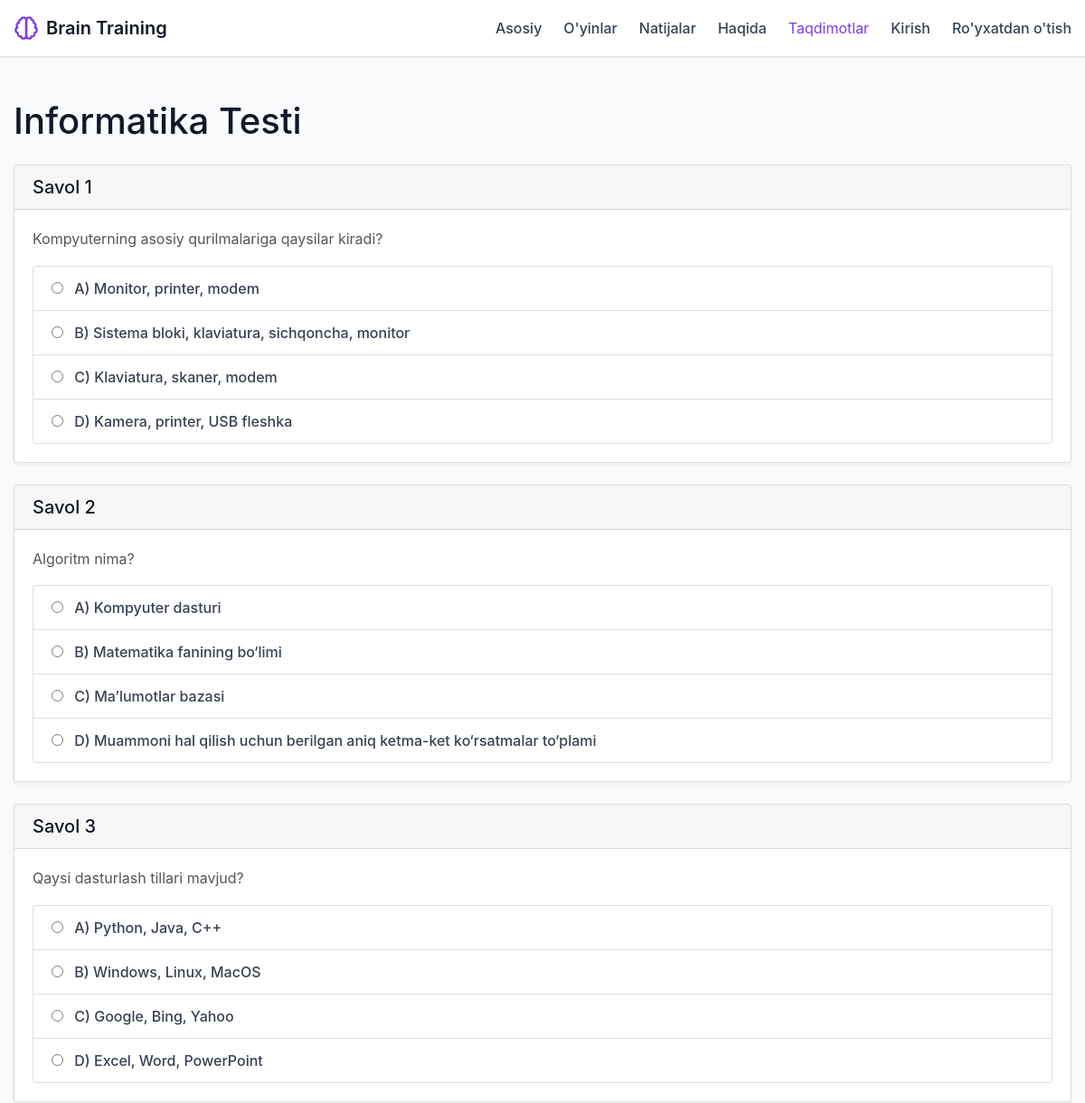
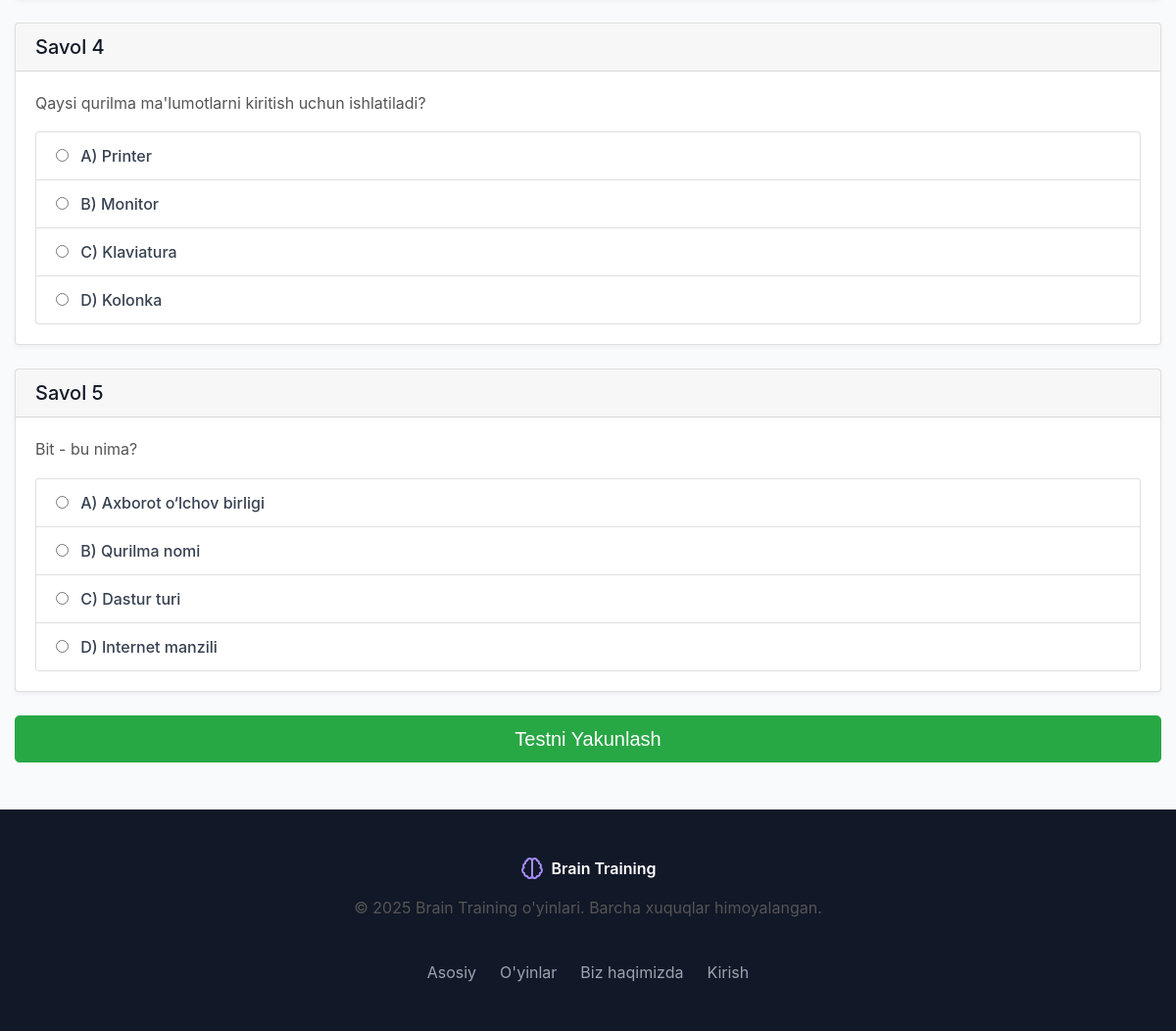
Page /test/1/ on the committed database (2 pictures, top to bottom).
### brainapp/models.py (models this page shows, shortened)
class TestInformation(models.Model):
    tes_direction = models.CharField(max_length=200, verbose_name="Test yo'nalishi")
    class Meta:
        verbose_name = "Test ma'lumoti"
        verbose_name_plural = "Test ma'lumotlari"

class Questions(models.Model):
    CHOICES = [
        ('--', '--'),
        ('A', 'A'),
        ('B', 'B'),
        ('C', 'C'),
        ('D', 'D')
    ]
    test = models.ForeignKey(to=TestInformation, on_delete=models.SET_NULL, null=True, verbose_name="Test")
    question = models.TextField(verbose_name="Savol")
    answer_A = models.CharField(max_length=255, verbose_name="A Javob")
    answer_B = models.CharField(max_length=255, verbose_name="B Javob")
    answer_C = models.CharField(max_length=255, verbose_name="C Javob")
    answer_D = models.CharField(max_length=255, verbose_name="D Javob")
    correct = models.CharField(max_length=2, choices=CHOICES, default="--", verbose_name="To'g'ri javob")
    image = models.ImageField(upload_to="photos/", verbose_name="Rasm", null=True, blank=True)
    img = models.BooleanField(verbose_name="Rasm mavjudmi", default=False)
    class Meta:
        verbose_name = "Test savollari"
        verbose_name_plural = verbose_name

### brainapp/views.py (the view, shortened to what this page needs)
# urls.py: path('test/<int:test_id>/', views.test_detail, name='test_detail'),
def test_detail(request, test_id):
    test = get_object_or_404(TestInformation, id=test_id)
    questions = Questions.objects.filter(test=test)
    return render(request, 'test_detail.html', {
        'test': test,
        'questions': questions
    })

### templates/test_detail.html (shortened to what this page needs)
{% extends 'base.html' %}
{% block content %}
<div class="container py-5">
    <h1 class="mb-4">{{ test.tes_direction }} Testi</h1>
    <form method="post" enctype="multipart/form-data">
        {% for question in questions %}
        <div class="card mb-4">
            <div class="card-header">
                <h5>Savol {{ forloop.counter }}</h5>
            </div>
            <div class="card-body">
                <p>{{ question.question }}</p>
                <div class="list-group">
                    <label class="list-group-item">
                        <input class="form-check-input me-2" type="radio"
                               name="question_{{ question.id }}" value="A" required>
                        A) {{ question.answer_A }}
                    </label>
                    <label class="list-group-item">
                        <input class="form-check-input me-2" type="radio"
                               name="question_{{ question.id }}" value="B">
                        B) {{ question.answer_B }}
                    </label>
                    <label class="list-group-item">
                        <input class="form-check-input me-2" type="radio"
                               name="question_{{ question.id }}" value="C">
                        C) {{ question.answer_C }}
                    </label>
                    <label class="list-group-item">
                        <input class="form-check-input me-2" type="radio"
                               name="question_{{ question.id }}" value="D">
                        D) {{ question.answer_D }}
                    </label>
                </div>
            </div>
        </div>
        {% empty %}
        <div class="alert alert-warning">
            Ushbu testda hozircha savollar mavjud emas.
        </div>
        {% endfor %}
        {% if questions %}
        <div class="d-grid gap-2">
            <button type="submit" class="btn btn-success btn-lg">Testni Yakunlash</button>
        </div>
        {% endif %}
    </form>
</div>
{% endblock %}

### static/css/main.css (style rules this page uses)
:root { --purple-50: #f5f3ff; --purple-100: #ede9fe; --purple-200: #ddd6fe; --purple-300: #c4b5fd; --purple-400: #a78bfa; --purple-500: #8b5cf6; --purple-600: #7c3aed; --purple-700: #6d28d9; --purple-800: #5b21b6; --purple-900: #4c1d95; --green-50: #ecfdf5; --green-100: #d1fae5; --green-200: #a7f3d0; --green-300: #6ee7b7; --green-400: #34d399; --green-500: #10b981; --green-600: #059669; --green-700: #047857; --green-800: #065f46; --green-900: #064e3b; --red-50: #fef2f2; --red-100: #fee2e2; --red-200: #fecaca; --red-300: #fca5a5; --red-400: #f87171; --red-500: #ef4444; --red-600: #dc2626; --red-700: #b91c1c; --red-800: #991b1b; --red-900: #7f1d1d; --gray-50: #f9fafb; --gray-100: #f3f4f6; --gray-200: #e5e7eb; --gray-300: #d1d5db; --gray-400: #9ca3af; --gray-500: #6b7280; --gray-600: #4b5563; --gray-700: #374151; --gray-800: #1f2937; --gray-900: #111827; --spacing-1: 0.25rem; --spacing-2: 0.5rem; --spacing-3: 0.75rem; --spacing-4: 1rem; --spacing-5: 1.25rem; --spacing-6: 1.5rem; --spacing-8: 2rem; --spacing-10: 2.5rem; --spacing-12: 3rem; --spacing-16: 4rem; --spacing-20: 5rem; --radius-sm: 0.125rem; --radius: 0.25rem; --radius-md: 0.375rem; --radius-lg: 0.5rem; --radius-xl: 0.75rem; --radius-2xl: 1rem; --shadow-sm: 0 1px 2px 0 rgba(0, 0, 0, 0.05); --shadow: 0 1px 3px 0 rgba(0, 0, 0, 0.1), 0 1px 2px 0 rgba(0, 0, 0, 0.06); --shadow-md: 0 4px 6px -1px rgba(0, 0, 0, 0.1), 0 2px 4px -1px rgba(0, 0, 0, 0.06); --shadow-lg: 0 10px 15px -3px rgba(0, 0, 0, 0.1), 0 4px 6px -2px rgba(0, 0, 0, 0.05); }
* { margin: 0; padding: 0; box-sizing: border-box; }
body { font-family: "Inter", -apple-system, BlinkMacSystemFont, "Segoe UI", Roboto, Oxygen, Ubuntu, Cantarell, "Open Sans", "Helvetica Neue", sans-serif; line-height: 1.5; color: var(--gray-800); background-color: var(--gray-50); }
h1, h2, h3, h4, h5, h6 { margin-bottom: 0.5em; font-weight: 600; line-height: 1.2; color: var(--gray-900); }
h1 { font-size: 2.25rem; }
h5 { font-size: 1.125rem; }
p { margin-bottom: 1rem; }
.container { width: 100%; max-width: 1200px; margin: 0 auto; padding: 0 1rem; }
.btn { display: inline-block; padding: 0.5rem 1rem; font-weight: 500; text-align: center; border-radius: var(--radius-md); transition: all 0.2s ease; cursor: pointer; border: 1px solid transparent; }
.btn-lg { padding: 0.75rem 1.5rem; font-size: 1.125rem; }
label { display: block; margin-bottom: 0.5rem; font-weight: 500; color: var(--gray-700); }
.container { max-width: 1200px; margin: 0 auto; padding: 0 15px; }
.card { border-radius: 10px; background-color: #fff; transition: all 0.3s ease; }
p { font-size: 1rem; line-height: 1.6; margin-bottom: 12px; color: #555; }
.btn { display: inline-block; font-weight: 500; text-align: center; white-space: nowrap; vertical-align: middle; user-select: none; border: 1px solid transparent; padding: 0.5rem 1rem; font-size: 1rem; line-height: 1.5; border-radius: 0.25rem; transition: all 0.15s ease-in-out; text-decoration: none; }
.mb-4 { margin-bottom: 1.5rem; }

### rows in the picture
TestInformation: tes_direction "Informatika"
Questions: question "Kompyuterning asosiy qurilmalariga qaysilar kiradi?", answer_A "Monitor, printer, modem", answer_B "Sistema bloki, klaviatura, sichqoncha, monitor", answer_C "Klaviatura, skaner, modem", answer_D "Kamera, printer, USB fleshka"
Questions: question "Algoritm nima?", answer_A "Kompyuter dasturi", answer_B "Matematika fanining bo‘limi", answer_C "Ma’lumotlar bazasi", answer_D "Muammoni hal qilish uchun berilgan aniq ketma-ket ko‘rsatmalar to‘plami"
Questions: question "Qaysi dasturlash tillari mavjud?", answer_A "Python, Java, C++", answer_B "Windows, Linux, MacOS", answer_C "Google, Bing, Yahoo", answer_D "Excel, Word, PowerPoint"
Questions: question "Qaysi qurilma ma'lumotlarni kiritish uchun ishlatiladi?", answer_A "Printer", answer_B "Monitor", answer_C "Klaviatura", answer_D "Kolonka"
Questions: question "Bit - bu nima?", answer_A "Axborot o‘lchov birligi", answer_B "Qurilma nomi", answer_C "Dastur turi", answer_D "Internet manzili"
